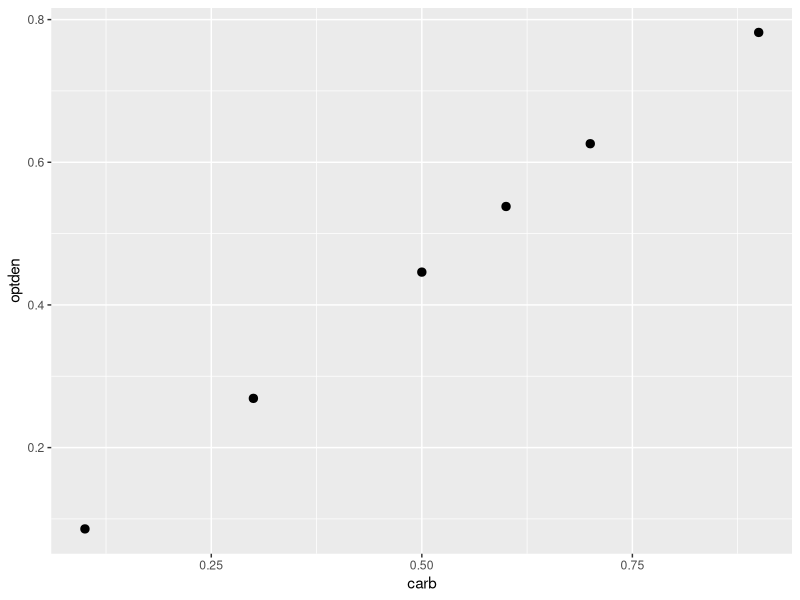
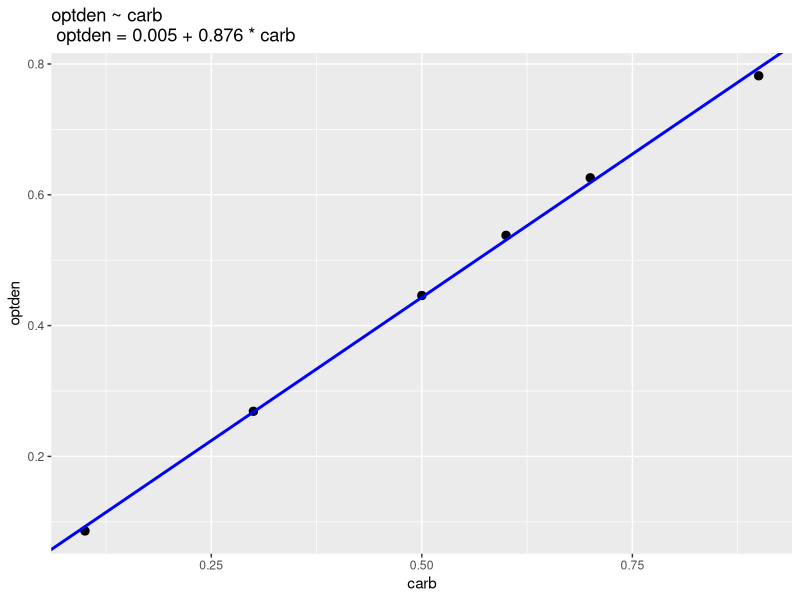
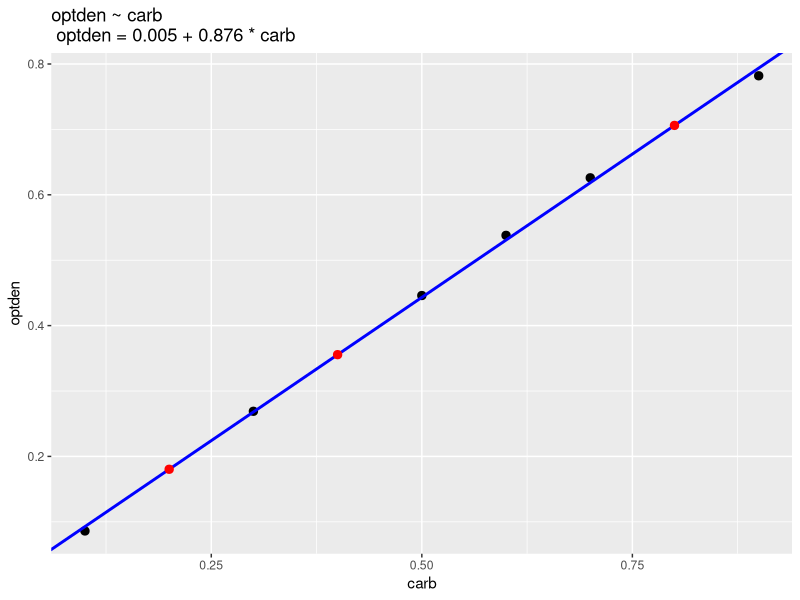

Source code (R) for these figures, in order:
## ---- chunk 1
knitr::opts_chunk$set(echo = TRUE)
## ---- chunk 2
library(knitr)
library(ggplot2)
## ---- chunk 3
kable(head(Formaldehyde))
## ---- chunk 4
str(Formaldehyde)
## ---- chunk 5
ggplot(Formaldehyde, aes(x = carb, y = optden)) +
  geom_point(size = 2.5)
## ---- chunk 6
fit <- lm(optden ~ carb, data = Formaldehyde)
## ---- chunk 7
summary(fit)
## ---- chunk 8
fit$coefficients
## ---- chunk 9
ggplot(Formaldehyde, aes(x = carb, y = optden)) +
  geom_point(size = 2.5) +
  ggtitle("optden ~ carb \n optden = 0.005 + 0.876 * carb") +
  geom_abline(aes(intercept = fit$coefficients[1], slope = fit$coefficients[2]), color = "blue", size = 1)
## ---- chunk 10
newdata <- data.frame(carb = c(.2, .4, .8))
## ---- chunk 11
newdata$optden <- predict(fit, newdata)
## ---- chunk 12
ggplot(Formaldehyde, aes(x = carb, y = optden)) +
  geom_point(size = 2.5) +
  ggtitle("optden ~ carb \n optden = 0.005 + 0.876 * carb") +
  geom_abline(aes(intercept = fit$coefficients[1], slope = fit$coefficients[2]), color = "blue", size = 1) +
  geom_point(data = newdata, size = 2.5, colour = "red")
